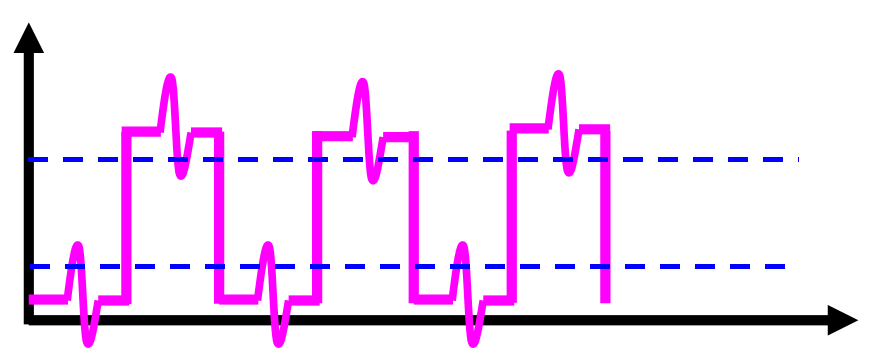
#> input picture Traditional-Method/test1.png, 870 x 362 px
$ python main.py
#> lines starting #> are read from the running program, lines starting #| are printed output that depends on the picture; after the words box and inside, x2 and y2 are one past the last pixel; in counts of white or black regions, pixels touching at a corner belong together
### Traditional-Method/extractFigure.py
import cv2
import numpy as np


def extract_curve(image_path, target_color=(0, 0, 255), color_range=30, x_tolerance=10.0):
#> called with image_path = 'test1.png', target_color = (255, 0, 255), color_range = 30, x_tolerance = 6.01
    img = cv2.imread(image_path)
#> img is the input picture: shape (362, 870, 3); mean B, G, R 245.9, 224.1, 242.3
    h, w = img.shape[:2]
#> h = 362; w = 870

    lower = np.array([max(0, c - color_range) for c in target_color])
    upper = np.array([min(255, c + color_range) for c in target_color])
    mask = cv2.inRange(img, lower, upper)
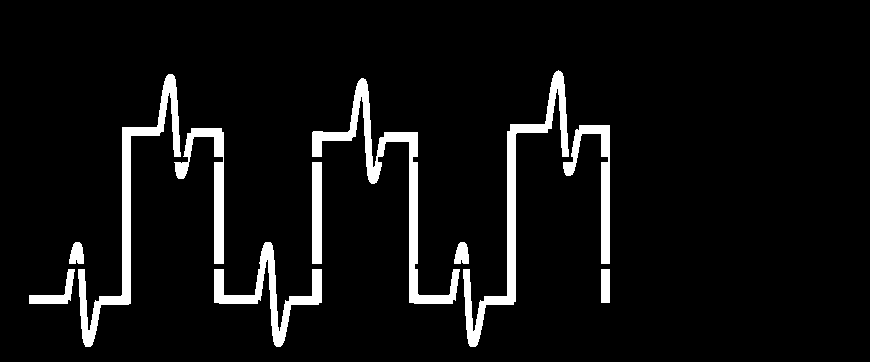
#> mask: shape (362, 870); 6.5% white; 11 white regions, largest, box (x1, y1, x2, y2) and area: (312, 78, 460, 304) 4124, (463, 70, 569, 347) 3849, (78, 74, 181, 347) 3802

    points = np.column_stack(np.where(mask > 0))
#> points = 20360 pairs, first value 70 to 346, second value 29 to 609

    x = points[:, 1]
    y = h - 1 - points[:, 0]
    sort_idx = np.argsort(x)
    x = x[sort_idx]
    y = y[sort_idx]

    # 在容差范围内只保留第一个点
    unique_x = []
    unique_y = []
    last_x = -float('inf')

    for i in range(len(x)):
        if x[i] - last_x >= x_tolerance:  # 距离超过容差才保留
            unique_x.append(x[i])
            unique_y.append(y[i])
            last_x = x[i]
#> this loop made 20360 passes
#> last_x on passes 1, 64, 127, 190, 253, 316, 510, 698, 1175, 1400, 1611, 1686: 29, 36, 43, 50, 57, 64, 71, 78, 85, 92, 99, 106
#> after the loop, last_x = 603; unique_x = 83 values from 29 to 603; unique_y = 83 values, max 276 at index 48, min 17 at index 64, mean 143


    return np.column_stack((unique_x, unique_y))

### Traditional-Method/functionPlot.py
import numpy as np
import matplotlib.pyplot as plt
from scipy import interpolate


def spline_func(x, y):
   spline = interpolate.make_interp_spline(x, y, k=3)

   x_smooth = np.linspace(x.min(), x.max(), 1000)
   y_smooth = spline(x_smooth)

   plt.figure(figsize=(10, 6))
   plt.scatter(x, y, color='red', s=50, zorder=5)
   plt.plot(x_smooth, y_smooth, 'b-', linewidth=2)
   plt.xlabel("X")
   plt.ylabel("Y")
   plt.grid(True, alpha=0.3)
   plt.show()

   def get_all_x(target_y):
      # 找出接近 target_y 的所有点
      tolerance = 10  # 允许的误差
      mask = np.abs(y_smooth - target_y) < tolerance
      return x_smooth[mask]

   return get_all_x

### Traditional-Method/createFigure.py
import numpy as np
import matplotlib.pyplot as plt

def square_wave(x_points, y_low, y_high):
    x = []
    y = []
    for xp in x_points:
        x.extend([xp, xp])
        y.extend([y_low, y_high])
        y_low, y_high = y_high, y_low  # 交换高低电平

    plt.plot(x, y, 'b-', linewidth=2)
    plt.grid(True)
    plt.show()

### Traditional-Method/main.py
import numpy as np
from matplotlib import pyplot as plt

from extractFigure import extract_curve
from functionPlot import spline_func
from createFigure import square_wave


points = extract_curve('test1.png', (255, 0, 255), 30,6.01)
#> points = 83 pairs, first value 29 to 603, second value 17 to 276
get_all_x = spline_func(points[:, 0], points[:, 1])
#> in spline_func, `y_smooth = spline(x_smooth)`: y_smooth = 1000 values, max 281.6 at index 582, min 4.62 at index 432, mean 143.1
#> in spline_func, `plt.show()`:
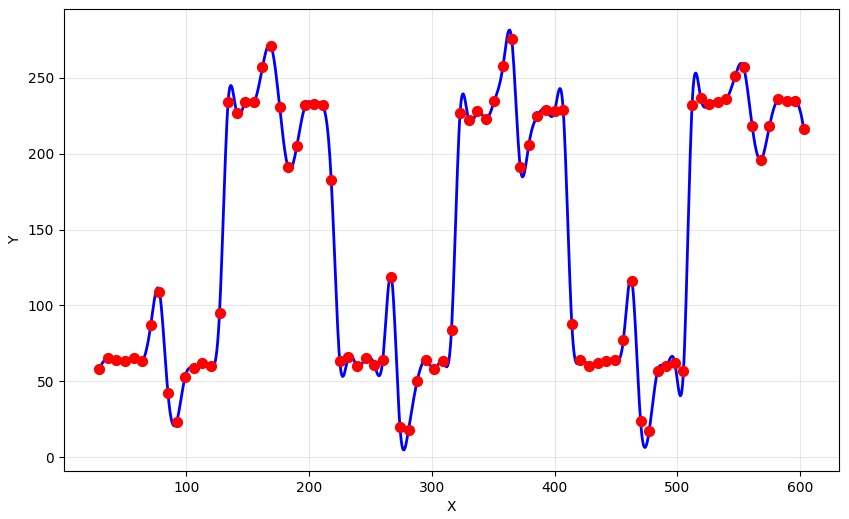
#> figure drawn by matplotlib, 1 panel; curve peaks at x = 363.4, y = 281.6
results_up = get_all_x(166)
#> results_up = [130.1, 130.7, 218.6, 219.2, 319.7, 409.9, 410.5, 509.3]
results_down = get_all_x(108)
#> results_down = 38 values from 73.24 to 507.6


results_up = sorted(results_up)
groups_up = []
current_group = [results_up[0]]
#> current_group = [130.1]
for i in range(1, len(results_up)):
    if results_up[i] - results_up[i-1] <= 10:
        current_group.append(results_up[i])
    else:
        groups_up.append(current_group)
        current_group = [results_up[i]]
#> this loop made 7 passes
#> current_group on passes 2, 4, 5, 7: [218.6], [319.7], [409.9], [509.3]
#> after the loop, groups_up = [[130.1, 130.7], [218.6, 219.2], [319.7], [409.9, 410.5]]
groups_up.append(current_group)

filtered_up = [round(group[len(group)//2], 2) for group in groups_up]
#> filtered_up = [130.7, 219.2, 319.7, 410.5, 509.3]


results_down = sorted(results_down)
groups_down = []
current_group = [results_down[0]]
#> current_group = [73.24]
for i in range(1, len(results_down)):
    if results_down[i] - results_down[i-1] <= 10:
        current_group.append(results_down[i])
    else:
        groups_down.append(current_group)
        current_group = [results_down[i]]
#> this loop made 37 passes
#> current_group on passes 12, 14, 16, 23, 25, 26, 36: [127.3], [221.5], [263.4], [316.9], [412.8], [458.8], [507]
#> after the loop, groups_down = 7 items, first 6: [73.24, 73.82, 74.39, 74.97, 75.54, 76.12, 76.69, 77.26, 77.84, 78.41, 78.99, 79.56], [127.3, 127.8], [221.5, 222.1], [263.4, 264, 264.6, 265.2, 267.4, 268, 268.6], [316.9, 317.4], [412.8]
groups_down.append(current_group)

filtered_down = [round(group[len(group)//2], 2) for group in groups_down]
#> filtered_down = [76.69, 127.8, 222.1, 265.1, 317.4, 412.8, 461.6, 507.6]

print("上侧:", filtered_up)
#| 上侧: [130.7, 219.18, 319.73, 410.52, 509.34]
print("下侧:", filtered_down)
#| 下侧: [76.69, 127.83, 222.06, 265.15, 317.44, 412.82, 461.65, 507.62]

filtered_up = np.array(filtered_up)
filtered_down = np.array(filtered_down)
filtered_up_op = filtered_up[0:]
#> filtered_up_op = [130.7, 219.2, 319.7, 410.5, 509.3]
index = [1, 2, 3, 4, 5, 7]
filtered_down_op = filtered_down[index]
#> filtered_down_op = [127.8, 222.1, 265.1, 317.4, 412.8, 507.6]
print("上侧:", filtered_up_op)
#| 上侧: [130.7  219.18 319.73 410.52 509.34]
print("下侧:", filtered_down_op)
#| 下侧: [127.83 222.06 265.15 317.44 412.82 507.62]


square_wave(filtered_up_op, y_low=58, y_high=230)
#> the loop in square_wave, `for xp in x_points:` made 5 passes
#> (xp, y_low, y_high) on passes 1 to 5: (130.7, 230, 58), (219.2, 58, 230), (319.7, 230, 58), (410.5, 58, 230), (509.3, 230, 58)
#> after the loop in square_wave, `for xp in x_points:`: x = [130.7, 130.7, 219.2, 219.2, 319.7, 319.7, 410.5, 410.5, 509.3, 509.3]; y = [58, 230, 230, 58, 58, 230, 230, 58, 58, 230]
#> in square_wave, `plt.show()`:
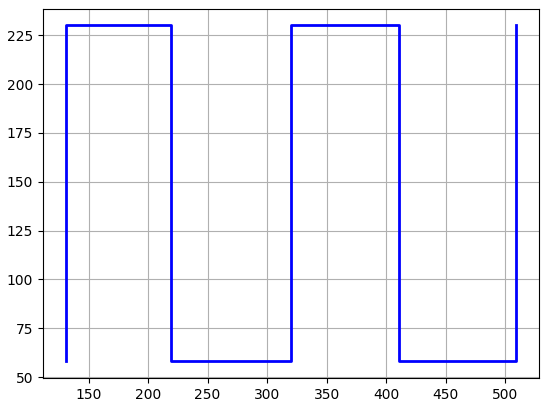
#> figure drawn by matplotlib, 1 panel
